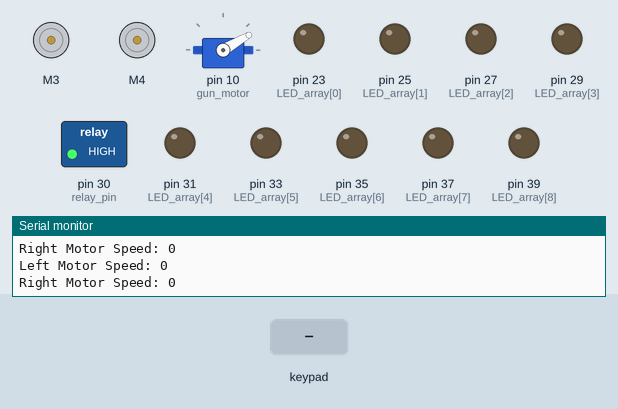
A sketch run on a simulated Arduino Mega 2560, built with avr-gcc and run on an emulated ATmega2560. Parts: 2 × DC motor (green arrow = forward, orange = backward, longer = faster), servo, switched loads named in the sketch (green lamp = pin HIGH), output pins drawn as LEDs (lit = HIGH), the last lines printed to the serial monitor. Inputs (shaded band) come from the test bench.

Above: at 1.2 s.
1.3 s: key 'X' pressed
At 1.48 s:
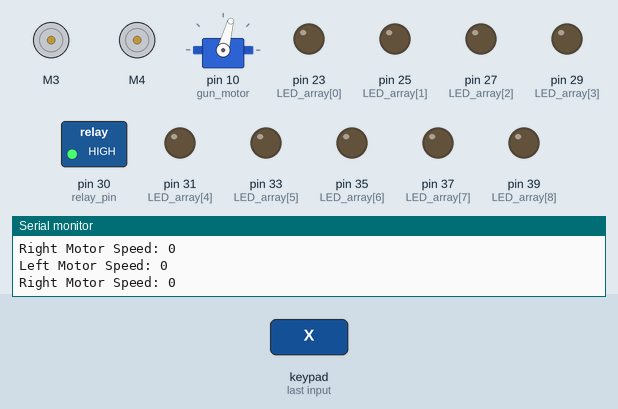
3.2 s: key 'U' pressed
At 3.47 s:
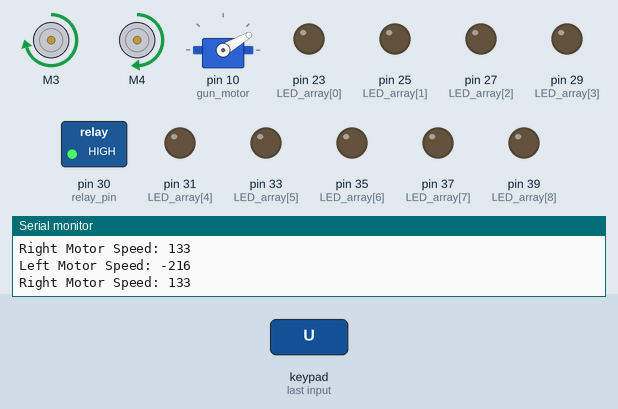
5.1 s: key 'D' pressed
At 5.39 s:
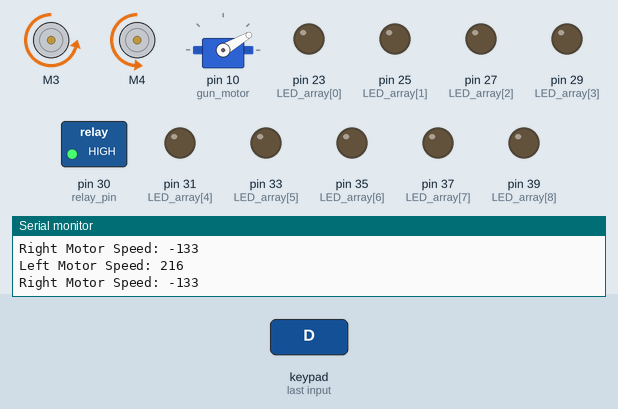
7.0 s: key 'R' pressed
At 7.3 s:
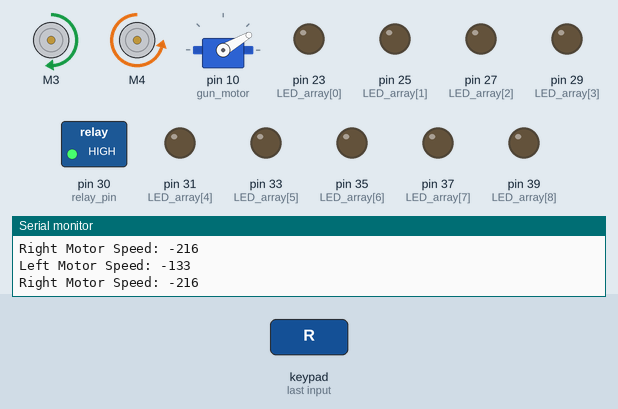
9.0 s: key 'L' pressed
At 9.26 s:
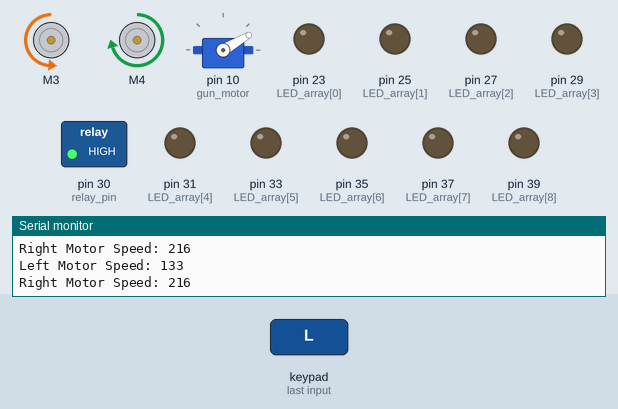
10.9 s: key 'O' pressed
At 12.5 s:
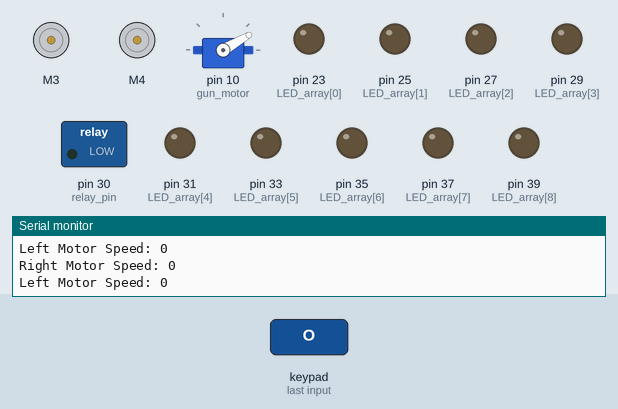
Timing chart, 0 to 14.0 s (numbered marks = the images above; inputs shaded):
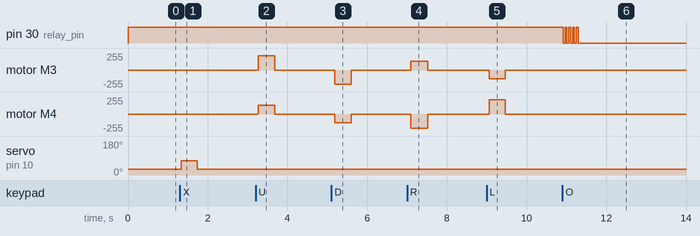

Measured:
- after the input at 1.3 s, servo on pin 10 (gun_motor): 30° → 75° at once, → 30° 0.40 s later
- after the input at 3.2 s, motor M3: stopped → forward 216/255 after 0.07 s, → stopped 0.41 s later; motor M4: stopped → forward 133/255 after 0.07 s, → stopped 0.41 s later
- after the input at 5.1 s, motor M3: stopped → backward 216/255 after 0.08 s, → stopped 0.41 s later; motor M4: stopped → backward 133/255 after 0.08 s, → stopped 0.41 s later
- after the input at 7.0 s, motor M3: stopped → forward 133/255 after 0.10 s, → stopped 0.42 s later; motor M4: stopped → backward 216/255 after 0.10 s, → stopped 0.42 s later
- after the input at 9.0 s, motor M3: stopped → backward 133/255 after 0.07 s, → stopped 0.40 s later; motor M4: stopped → forward 216/255 after 0.07 s, → stopped 0.40 s later
- after the input at 10.9 s, pin 30 (relay_pin): alternates HIGH for 0.05 s and LOW for 0.05 s, 9 changes in all, then stays LOW, starting at once

The sketch:

Remote_Control.ino
```cpp
#define CUSTOM_SETTINGS
#define INCLUDE_GAMEPAD_MODULE
#define stepsPerRevolution 2048

#include <Dabble.h>
#include <math.h>
#include <Stepper.h>
#include <Servo.h>
#include <AFMotor.h>

// motor 1 = left motor
// motor 2 = right motor

// thwacker motor
Stepper thwack_motor(stepsPerRevolution, 36, 38, 40, 42);

// LEDs array
int LED_array[] = {23, 25, 27, 29, 31, 33, 35, 37, 39};

// gun motor variables
Servo gun_motor;
int servo_position = 30;

// Motor controller pins:
int L_EN1 = 18;  // ch1 motor1
int L_EN2 = 19;  // ch2 motor1
int R_EN1 = 20;  // ch1 motor2
int R_EN2 = 21;  // ch2 motor2

int relay_pin = 30;

// pulse durations
unsigned long lastPulseL, lastPulseR;

// encoder tick counter variables
unsigned long num_ticksL = 0;
unsigned long num_ticksR = 0;

// width of pulse in ms we want the motor to run
int motorTime = 1000;

// state of the thwacker
int is_thwacker_down = false;
int is_relay_conn = false;
int is_LEDs_on = false;

// something
float motorTime_L, motorTime_R;

// encoder tick timing variables
volatile float ltime = 0.0;
volatile float rtime = 0.0;
volatile float time_elapsedR = 0.0;
volatile float time_elapsedL = 0.0;

// Motor speed

int desired_speed = 200;
bool motor_dirL = 0;
bool motor_dirR = 0;
byte motor_speedL = desired_speed;
byte motor_speedR = desired_speed;

#define runEvery(t) for (static typeof(t) _lasttime;(typeof(t))((typeof(t))millis() - _lasttime) > (t);_lasttime += (t))

// motor will be on motor shield 3 and 4
AF_DCMotor L_motor(3);
AF_DCMotor R_motor(4);


void setup() {
  // put your setup code here, to run once:
  Serial.begin(9600);      // make sure your Serial Monitor is also set at this baud rate.
  Dabble.begin(9600);      //Enter baudrate of your bluetooth.Connect bluetooth on Bluetooth port present on evive.
  pinMode(L_EN1, INPUT);
  pinMode(L_EN1, INPUT);
  pinMode(R_EN2, INPUT);
  pinMode(R_EN2, INPUT);
  pinMode(relay_pin, OUTPUT);

  L_motor.setSpeed(motor_speedL);
  R_motor.setSpeed(motor_speedR);

  attachInterrupt(L_EN1, count_tickL, CHANGE);
  attachInterrupt(L_EN2, check_speedL, CHANGE);
  attachInterrupt(R_EN1, count_tickR, CHANGE);
  attachInterrupt(R_EN2, check_speedR, CHANGE);

  // thwack stepper motor init
  thwack_motor.setSpeed(25);

  // relay init
  digitalWrite(relay_pin, HIGH);

  for (int i = 0; i < 9; i++) {
    pinMode(LED_array[i], OUTPUT);
  }

  // gun servo motor init
  gun_motor.attach(10);
  gun_motor.write(servo_position);
}


void loop() {

 Dabble.processInput();             //this function is used to refresh data obtained from smartphone.Hence calling this function is mandatory in order to get data properly from your mobile.

  if (GamePad.isCrossPressed()) {
    shoot();
  }
  if (GamePad.isTrianglePressed()) {
    if (!is_LEDs_on) {
      for (int i = 0; i < 9; i++) {
        digitalWrite(LED_array[i], HIGH);
      }
    } else {
      for (int i = 0; i < 9; i++) {
        digitalWrite(LED_array[i], LOW);
      }
    }
    is_LEDs_on = !is_LEDs_on;
  }
  if (GamePad.isSquarePressed()) {
    if (is_thwacker_down) {
      thwacker_raise_up();
    } else {
      thwacker_pull_down();
    }
    is_thwacker_down = !is_thwacker_down;
  }
  if (GamePad.isCirclePressed()) {
    if (is_relay_conn) {
      digitalWrite(relay_pin, HIGH);
    }
    else {
      digitalWrite(relay_pin, LOW);
    }
    is_relay_conn = !is_relay_conn;
  }

  // https://www.impulseadventure.com/elec/robot-differential-steering.html

  // INPUTS
  int     joy_x = GamePad.getXaxisData();              // Joystick X input                     (-128..+127)
  int     joy_y = GamePad.getYaxisData();              // Joystick Y input                     (-128..+127)

  /*  // OUTPUTS
  int     nMotMixL;           // Motor (left)  mixed output           (-128..+127)
  int     nMotMixR;           // Motor (right) mixed output           (-128..+127)

  // CONFIG
  // - fPivYLimt  : The threshold at which the pivot action starts
  //                This threshold is measured in units on the Y-axis
  //                away from the X-axis (Y=0). A greater value will assign
  //                the joystick's range to pivot actions.
  //                Allowable range: (0..+127)
  float fPivYLimit = 32.0;

  // TEMP VARIABLES
  float   nMotPremixL;    // Motor (left)  premixed output        (-128..+127)
  float   nMotPremixR;    // Motor (right) premixed output        (-128..+127)
  int     nPivSpeed;      // Pivot Speed                          (-128..+127)
  float   fPivScale;      // Balance scale b/w drive and pivot    (   0..1   )


  // Calculate Drive Turn output due to Joystick X input
  if (nJoyY >= 0) {
    // Forward
    nMotPremixL = (nJoyX>=0)? 127.0 : (127.0 + nJoyX);
    nMotPremixR = (nJoyX>=0)? (127.0 - nJoyX) : 127.0;
  } else {
    // Reverse
    nMotPremixL = (nJoyX>=0)? (127.0 - nJoyX) : 127.0;
    nMotPremixR = (nJoyX>=0)? 127.0 : (127.0 + nJoyX);
  }

  // Scale Drive output due to Joystick Y input (throttle)
  nMotPremixL = nMotPremixL * nJoyY/128.0;
  nMotPremixR = nMotPremixR * nJoyY/128.0;

  // Now calculate pivot amount
  // - Strength of pivot (nPivSpeed) based on Joystick X input
  // - Blending of pivot vs drive (fPivScale) based on Joystick Y input
  nPivSpeed = nJoyX;
  fPivScale = (abs(nJoyY)>fPivYLimit)? 0.0 : (1.0 - abs(nJoyY)/fPivYLimit);

  // Calculate final mix of Drive and Pivot
  nMotMixL = (1.0-fPivScale)*nMotPremixL + fPivScale*( nPivSpeed);
  nMotMixR = (1.0-fPivScale)*nMotPremixR + fPivScale*(-nPivSpeed);
  */

  //if (((int)nMotMixL) > -128) {
    int motor_speedLeft = (cos(45)*(-joy_x) - sin(45)*joy_y) * (255.0/7.0);
  //}
  //else {
    //motor_speedL = 254;
  //}
  //if (((int)nMotMixR) > -128) {
    int motor_speedRight = (sin(45)*(-joy_x) + cos(45)*joy_y) * (255.0/7.0);
  //}
  //else {
    //motor_speedR = 254;
  //}

  motor_dirL = motor_speedLeft<0;
  motor_dirR = motor_speedRight>0;

  motorTime_L = motorTime*(256.0/motor_speedL);
  motorTime_R = motorTime*(256.0/motor_speedR);

  /*runEvery(5) {
    lastPulseL = millis() - ltime;     // Check how much time has passed since last pulse
    lastPulseR = millis() - rtime;

    if (lastPulseL > motorTime && motor_speedL < desired_speed)    // If the pulse is longer than the time we want speed up motor
    {
      motor_speedL = motor_speedL + 5;
    }
    if (time_elapsedL < motorTime && motor_speedL > 0)      // If the pulse is shorter than the time we want slow down motor
    {
      motor_speedL = motor_speedL - 5;
    }
    if (lastPulseR > motorTime && motor_speedR < desired_speed) {
      motor_speedR = motor_speedR + 5;
    }
    if (time_elapsedR < motorTime && motor_speedR > 0) {
      motor_speedR = motor_speedR - 5;
    }
    //if (num_ticksL < num_ticksR) {
      // not enough ticks on the left motor, so increase its speed
      //motor_speedL = motor_speedL + 5;
    //} else if (num_ticksL > num_ticksR) {
      // not enough ticks on the right motor, increase right motor speed
      //motor_speedR = motor_speedR + 5;
    //}

    L_motor.setSpeed(motor_speedLeft);
    R_motor.setSpeed(motor_speedRight);
  }
  */


  Serial.print("Left Motor Speed: ");
  //if (motor_dirL) {
    //Serial.print("-");
  //}
  Serial.println(motor_speedLeft);
  Serial.print("Right Motor Speed: ");
  //if (motor_dirR) {
    //Serial.print("-");
  //}
  Serial.println(motor_speedRight);
  Serial.println();


  /*Serial.println(GamePad.getXaxisData());
  Serial.println(GamePad.getYaxisData());
  Serial.println();
  */
  L_motor.setSpeed(abs(motor_speedLeft));
  R_motor.setSpeed(abs(motor_speedRight));
  // forward = 1
  // backwards = 0
  if (motor_dirL == 1) {
    L_motor.run(FORWARD);
  } else {
    L_motor.run(BACKWARD);
  }
  if (motor_dirR == 1) {
    R_motor.run(FORWARD);
  } else {
    R_motor.run(BACKWARD);
  }
  //delay(5);
}

void count_tickL() {
  num_ticksL++;
}
void count_tickR() {
  num_ticksR++;
}
void check_speedL() {
  time_elapsedL = millis() - ltime;
  ltime = millis();
}
void check_speedR() {
  time_elapsedR = millis() - rtime;
  rtime = millis();
}

void shoot() {
  gun_motor.write(servo_position + 45);
  delay(100);
  gun_motor.write(servo_position);
}

void thwacker_raise_up() {
  thwack_motor.setSpeed(25);
  thwack_motor.step(7000);
  digitalWrite(36, LOW);
  digitalWrite(38, LOW);
  digitalWrite(40, LOW);
  digitalWrite(42, LOW);
}

void thwacker_pull_down() {
  thwack_motor.setSpeed(25);
  thwack_motor.step(-7000);
  digitalWrite(36, LOW);
  digitalWrite(38, LOW);
  digitalWrite(40, LOW);
  digitalWrite(42, LOW);
}
```
